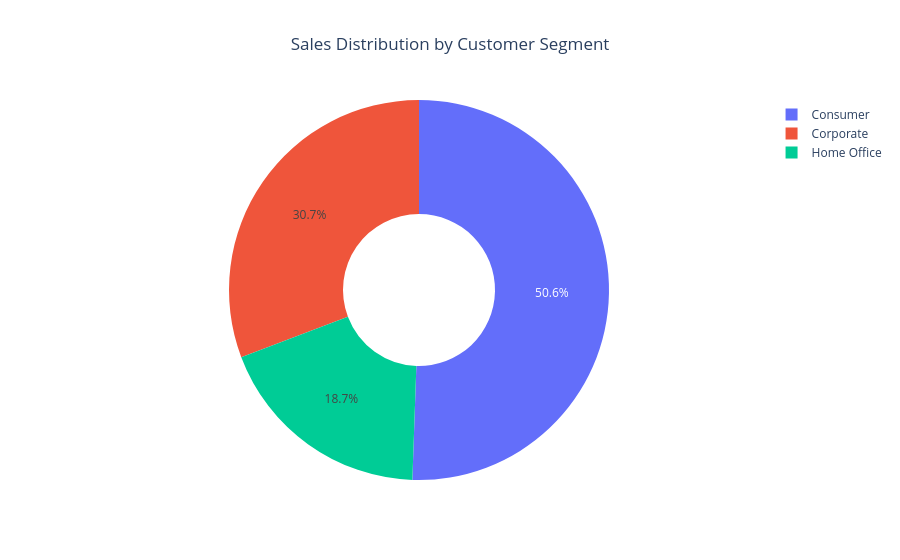

Notebook source saved alongside this figure:
### Code cell
segment_sales = df.groupby("Segment")["Sales"].sum().reset_index()

fig = px.pie(
    segment_sales,
    names="Segment",
    values="Sales",
    title="Sales Distribution by Customer Segment",
    hole=0.4
)

fig.update_layout(
    template="plotly_white",
    title_x=0.5
)

fig.show()

### Figure 1 — Plotly figure (JSON) as saved in the notebook; plotly's stock layout.template omitted (floating-point values rounded to 4 significant figures)
{"data": [{"domain": {"x": [0, 1], "y": [0, 1]}, "hole": 0.4, "hovertemplate": "Segment=%{label}<br>Sales=%{value}<extra></extra>", "labels": ["Consumer", "Corporate", "Home Office"], "legendgroup": "", "name": "", "showlegend": true, "type": "pie", "values": [1161000.0, 706100.0, 429300.0]}], "layout": {"legend": {"tracegroupgap": 0}, "title": {"text": "Sales Distribution by Customer Segment", "x": 0.5}}}
